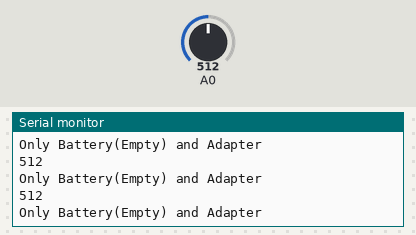
This sketch was run on a simulated Arduino Uno, built with avr-gcc and run on an emulated ATmega328P. On the bench: the last lines printed to the serial monitor. The test bench sets the inputs (shaded band); at power-on: A0 = 512.

Above: at 4.4 s.
4.5 s: A0 set to 639
At 5.4 s:
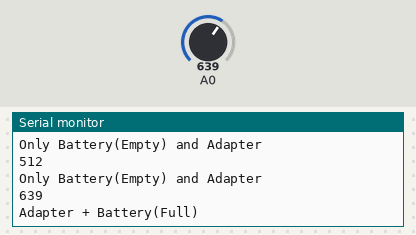
6.0 s: A0 set to 663
At 6.8 s:
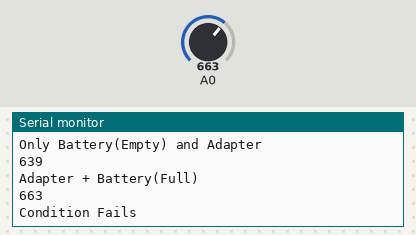
8.5 s: A0 set to 697
At 9.8 s:
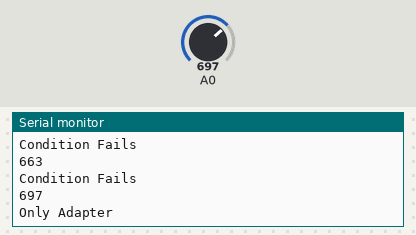
Timing chart, 0 to 11.5 s (numbered marks = the images above; inputs shaded):
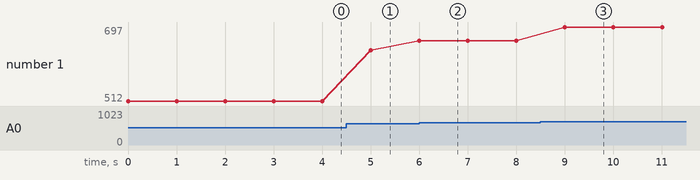

Measured:
- the behaviour switches between 650 and 651 on A0 (found by bisection; images 1 and 2)
- the behaviour switches between 680 and 681 on A0 (found by bisection; images 2 and 3)
- after the input at 4.5 s, the serial monitor: prints a new line after 0.50 s (image 1)
- after the input at 6.0 s, the serial monitor: prints a new line at once (image 2)
- after the input at 8.5 s, the serial monitor: prints a new line after 0.51 s (image 3)
- plotted number 1: 512 → 639 after the input at 4.5 s, 639 → 663 after the input at 6.0 s, 663 → 697 after the input at 8.5 s

The sketch:

Power_Check.ino
```cpp
void setup()
{
  Serial.begin(9600);

}

void loop()
{
  int Voltage=(analogRead(A0));
  Serial.println(Voltage);
  if (Voltage>680)
  {
    Serial.println("Only Adapter");
  }
  else if ((600<Voltage) && (Voltage<=650))
  {
    Serial.println("Adapter + Battery(Full)");
  }
    else if (Voltage<600 && Voltage>100)
  {
    Serial.println("Only Battery(Empty) and Adapter");
  }
  else
  {
   Serial.println("Condition Fails");
  }

  delay(1000);


}
```
